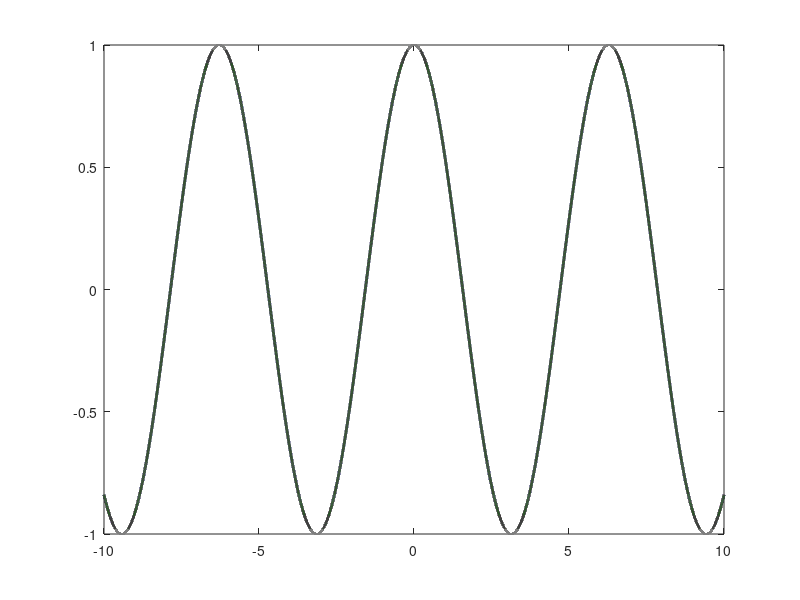
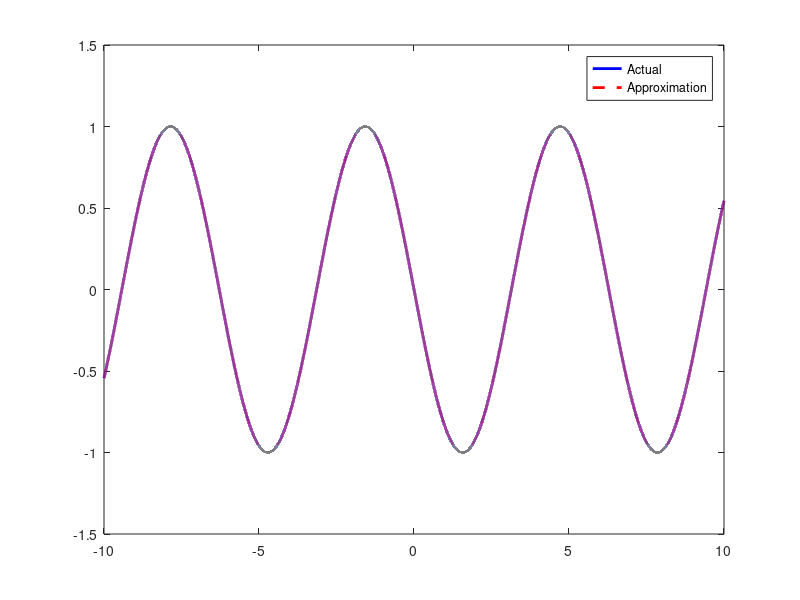

Write MATLAB code to recreate these figures, in order.
function second_order()
clc
close all

delx = 0.0001;
x1 = -10:delx:10;
x0 = x1 - delx;
x2 = x1 + delx;

%%%First Derivative
dy = cos(x1);

plot(x1,dy,'b-','LineWidth',2)
hold on

fx0 = f(x0);
fx1 = f(x1);
fx2 = f(x2);

fprime1_F = (fx2-fx1)/delx;

plot(x1,fprime1_F,'r--','LineWidth',2)

fprime1_B = (fx1-fx0)/delx;

plot(x1,fprime1_B,'g--','LineWidth',2)

%fprime1_C = (fx2-fx0)/(2*delx);
fprime1_C = (fprime1_F+fprime1_B)/2;

plot(x1,fprime1_C,'k--','LineWidth',2)

%%%Second Derivative
d2y = -sin(x1);

%fdblprime = (2/delx^2)*(fx2-fx1-fprime1_C*delx);
fdblprime = (fx2-2*fx1+fx0)/delx^2;

figure()
plot(x1,d2y,'b-','LineWidth',2)
hold on
plot(x1,fdblprime,'r--','LineWidth',2)
legend('Actual','Approximation')

function out = f(x)

out = sin(x);
